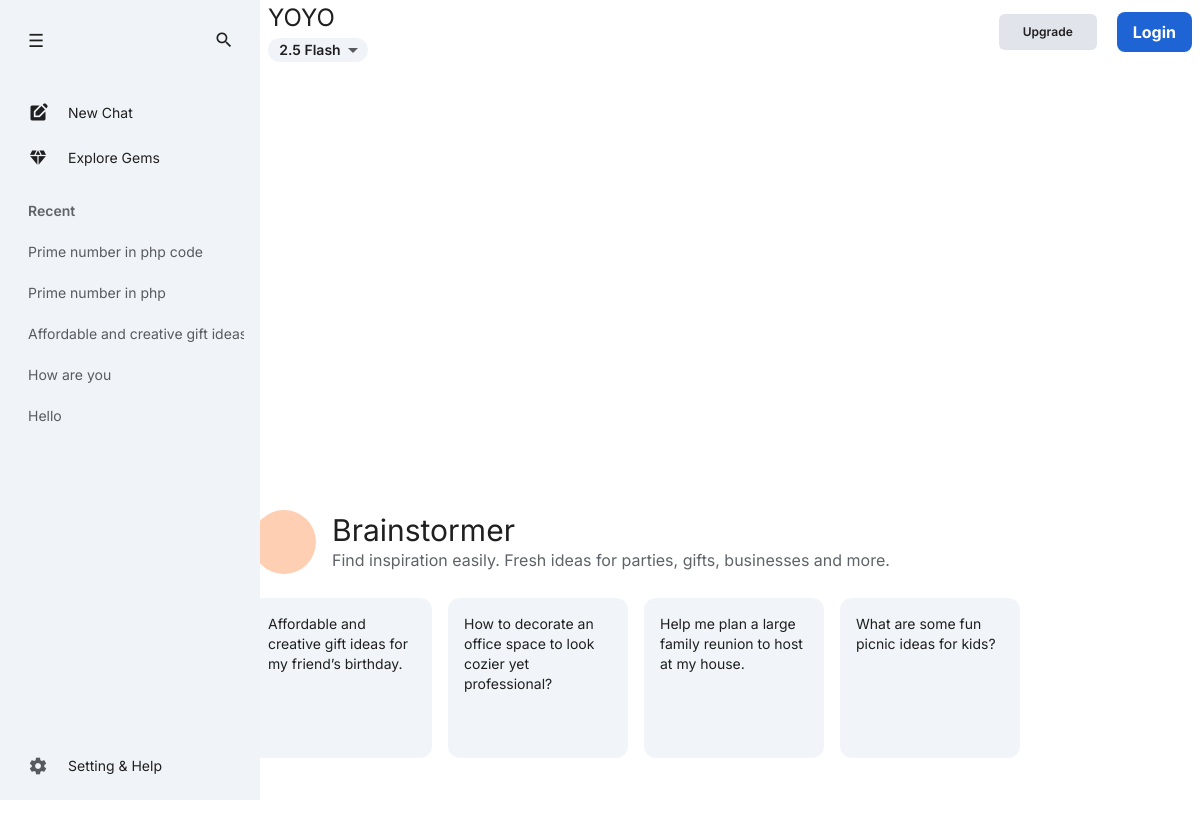
Page /Brainstormer/ (signed in) on the committed database.
### YOYO_APP/models.py (models this page shows, shortened)
class Chat(models.Model):
    user = models.ForeignKey(UserData, on_delete=models.CASCADE, related_name="chats")
    title = models.CharField(max_length=255)
    created_at = models.DateTimeField(auto_now_add=True)

### YOYO_APP/views.py (the view)
# urls.py: path('Brainstormer/',brain_yoyo,name='brain_yoyo'),
def brain_yoyo(request):
    if not request.session.get("user_id"):
        return redirect("login")
    user = get_object_or_404(UserData, id=request.session["user_id"])
    chats = Chat.objects.filter(user=user).order_by("-created_at")
    return render(request, "Brainstormer.html", {
        "user": user,
        "chats": chats,
    })

### YOYO_APP/templates/Brainstormer.html (shortened to what this page needs)
{% load static %}
<!DOCTYPE html>
<html lang="en">
<head>
    <link rel="stylesheet" href="https://cdnjs.cloudflare.com/ajax/libs/font-awesome/6.7.2/css/all.min.css"
 />
    <script src="https://cdn.tailwindcss.com"></script>
    <link rel="stylesheet" href="{% static "css/Yoyo.css" %}">
</head>
<body class="min-h-screen">
    <div class="w-[100%]">
        <div class="flex w-[100%] ">
            <div class="main-content" id="main-content">
                <div class="main-scroll-area">
                    <div class="main-inner">
                        <div class="main-inner-left">
                            <button id="openBtn">☰</button>
                        </div>
                        <div class="main-inner-right">
                            <a href="{% url "Search_yoyo" %}" class="flex items-center justify-center" id="search-icon"> <span
                                    class="material-icons">search</span> </a>
                        </div>
                    </div>
                    <div class="drawer" id="drawer">
                        <ul class="drawer-data ">
                            <li id="new-chat-button">
                                <a href="{% url "brain_yoyo" %}" class="items-center flex gap-5"> <span
                                        class="material-symbols-outlined">edit_square</span>
                                    <span>New Chat</span>
                                </a>
                            </li>
                            <li class="diamond">
                                <a href="{% url "Explore_Gem_yoyo" %}" class="w-[100%] items-center flex gap-5"> <span
                                        class="material-symbols-outlined">diamond </span>
                                    <span>Explore Gems</span>
                                </a>
                            </li>
                        </ul>
                        <div class="recent-section">
                            <h3>Recent</h3>
                            <ul id="recent-chats">
                                {% for chat in chats %}
                                    <li onclick="window.location.href='{% url 'chat_detail' chat.id %}'" style="cursor: pointer;">
                                        {{ chat.title }}
                                    </li>
                                {% empty %}
                                    <li>No recent chats</li>
                                {% endfor %}
                            </ul>
                        </div>
                    </div>
                </div>
                <div class="setting-help" id="setting-help">
                    <ul class="drawer-data">
                        <li class="dropdown-toggle " onclick="toggleDropdown()">
                            <a class="material-symbols-outlined">settings</a>
                            <span>Setting & Help</span>
                        </li>
                    </ul>
                </div>
            </div>
            <div class="z-10 gemini-header p-2 flex items-center justify-between">
                <div class="relative ">
                    <div class="pl-48px">
                        <h1 class="text-2xl " style="color: var(--text-main);">YOYO</h1>
                        <div class="relative">
                            <button id="model-toggle"
                                class="mt-1 rounded-full flex items-center justify-center w-[100px] h-6 font-medium text-sm "
                                style="background-color: var(--sidebar-bg); color: var(--sidebar-text);">
                                <span class="pl-2 font-semibold">2.5 Flash</span>
                                <svg xmlns="http://www.w3.org/2000/svg" height="24px" viewBox="0 0 24 24" width="24px"
                                    fill="currentColor">
                                    <path d="M0 0h24v24H0V0z" fill="none" />
                                    <path d="M7 10l5 5 5-5H7z" />
                                </svg>
                            </button>
                        </div>
                    </div>
                </div>
                <div class="flex space-x-2 items-center">
                    <a href="{% url "Upgrad_yoyo" %}"
                        class="h-9 block cursor-pointer rounded-md flex items-center justify-center text-xs font-semibold px-6 mr-3"
                        style="background-color: var(--sidebar-hover);">
                        Upgrade
                    </a>
                    <div id="account"></div>
                </div>
            </div>
        </div>
        <div class="gemini-data ">
            <div class="main-chat-area">
                <div class="chat-content-wrapper" style="background-color: var(--bg-main);">
                    <div class="p-10 min-h-screen flex items-center justify-center">
                        <div class="max-w-3xl mx-auto w-full">
                            <div class="flex flex-wrap sm:flex-nowrap items-start sm:items-center gap-4 mb-6">
                                <div class="w-16 h-16 rounded-full flex items-center justify-center shrink-0"
                                    style="background-color: var(--icon-bg);">
                                </div>
                                <div>
                                    <h1 class="text-3xl" style="color: var(--text-main);"> Brainstormer </h1>
                                    <p class="text-md" style="color: var(--text-muted);">
                                        Find inspiration easily. Fresh ideas for parties, gifts, businesses and
                                        more.
                                    </p>
                                </div>
                            </div>
                            <div class="hidden md:grid grid-cols-1 sm:grid-cols-2 md:grid-cols-4 gap-4">
                                <div class="h-[160px] p-4 rounded-xl cursor-pointer text-sm"
                                    style="background-color: var(--card-bg); color: var(--text-main);"
                                    onmouseover="this.style.backgroundColor='var(--card-hover-bg)'"
                                    onmouseout="this.style.backgroundColor='var(--card-bg)'"
                                    onclick="handleGuidline( 'Affordable and creative gift ideas for my friend’s birthday. ')"
                                    >
                                    Affordable and creative gift ideas for my friend’s birthday.
                                </div>
                                <div class="h-[160px] p-4 rounded-xl cursor-pointer text-sm"
                                    style="background-color: var(--card-bg); color: var(--text-main);"
                                    onmouseover="this.style.backgroundColor='var(--card-hover-bg)'"
                                    onmouseout="this.style.backgroundColor='var(--card-bg)'"
                                    onclick="handleGuidline( 'How to decorate an office space to look cozier yet professional?')"
                                    >
                                    How to decorate an office space to look cozier yet professional?
                                </div>
                                <div class="h-[160px] p-4 rounded-xl cursor-pointer text-sm"
                                    style="background-color: var(--card-bg); color: var(--text-main);"
                                    onmouseover="this.style.backgroundColor='var(--card-hover-bg)'"
                                    onmouseout="this.style.backgroundColor='var(--card-bg)'"
                                    onclick="handleGuidline( ' Help me plan a large family reunion to host at my house. ')"
                                    >
                                    Help me plan a large family reunion to host at my house.
                                </div>
                                <div class="h-[160px] p-4 rounded-xl cursor-pointer text-sm"
                                    style="background-color: var(--card-bg); color: var(--text-main);"
                                    onmouseover="this.style.backgroundColor='var(--card-hover-bg)'"
                                    onmouseout="this.style.backgroundColor='var(--card-bg)'"
                                    onclick="handleGuidline( 'What are some fun picnic ideas for kids? ')"
                                    >
                                    What are some fun picnic ideas for kids?
                                </div>
                            </div>
                        </div>
                    </div>
                </div>
            </div>
        </div>
    </div>
</body>
</html>

### static/css/Yoyo.css (style rules this page uses)
:root { --bg-main: #FFFFFF; --bg-hover: #E2E7EB; --text-main: #1F1F1F; --text-muted: #5F6368; --scroll-track: #F0F4F9; --scroll-thumb: #D5D9DC; --scroll-thumb-hover: #ADB3B8; --tooltip-bg: #5F6368; --tooltip-text: #FFFFFF; --border-color: #DADCE0; --sidebar-bg: #f0f4f9; --sidebar-text: #575b5f; --sidebar-hover: #e1e4ea; --dropdown-bg: #f0f4f9; --dropdown2-bg: #F0F4F9; --dropdown-border: #DADCE0; --dropdown-text: #1F1F1F; --dropdown-hover: #dfe3e7; --input-bg: #FFFFFF; --input-border-focus: #4285F4; --user-bubble-bg: #E8F0FE; --user-bubble-text: #1F1F1F; --gemini-bubble-bg: transparent; --gemini-bubble-text: #1F1F1F; --accent-blue: #0d46a2; --accent-green: #34A853; --form-theme: #F0F4F9; --examples-btn-hover: #DBE6F9; --add-btn: #1E64D4; --add-btn-text: #fff; --add-diseble-btn: #E3E3E3; --add-diseble-btn-text: #9c9c9c; --textarea-text: #1f1f1f; --model-hover: #dfe3e7; --box-Shadow: rgb(60, 64, 67); --active-focus-bg: #D3E3FD; --gems-bg-hover: #E9EEF6; --account-hover: #dce1e8; --bg-previewSectionChat: #FFFFFF; }
body { background-color: var(--bg-main); color: var(--text-main); }
.main-content { background-color: var(--sidebar-bg); color: var(--sidebar-text); }
.drawer-data li { color: var(--sidebar-text); }
.gemini-header { background-color: var(--bg-main); border-bottom-color: var(--border-color); }
#model-toggle, #model-dropdown, #profile-dropdown { background-color: var(--sidebar-bg); color: var(--sidebar-text); }
.material-icons, .material-symbols-outlined, #openBtn svg, #search-icon svg, #model-toggle svg, #plus-button svg, #send-button svg, #profile-dropdown svg { fill: currentColor; }
body { font-family: 'Inter', sans-serif; min-height: 100vh; margin: 0; display: flex; overflow-x: hidden; }
ul { list-style: none; padding: 0; margin: 0; min-width: 40px; }
a { text-decoration: none; }
.material-icons, .material-symbols-outlined { font-family: 'Material Icons'; font-weight: normal; font-style: normal; font-size: 20px; line-height: 1; letter-spacing: normal; text-transform: none; display: inline-block; white-space: nowrap; direction: ltr; -webkit-font-feature-settings: 'liga'; -webkit-font-smoothing: antialiased; }
.material-symbols-outlined { display: block !important; }
.main-content { height: 100vh; padding: 20px 16px 0; transition: width 0.3s ease-out, transform 0.3s ease-out; display: flex; position: fixed; left: 0; top: 0; flex-direction: column; flex-shrink: 0; z-index: 100; }
.gemini-data { flex-grow: 1; margin-left: 72px; transition: margin-left 0.3s ease-out; width: calc(100% - 72px); }
.gemini-header { position: fixed; top: 0; right: 0; justify-content: space-between; }
.main-scroll-area { flex: 1; overflow-y: auto; overflow-x: hidden; }
.main-inner { display: flex; align-items: center; justify-content: space-between; }
.main-inner-left, .main-inner-right { width: 40px; height: 40px; display: flex; align-items: center; justify-content: center; position: relative; }
#openBtn, #search-icon { width: 100%; height: 100%; font-size: 18px; background: none; border: none; color: var(--text-main); cursor: pointer; border-radius: 50%; padding: 0; }
.drawer { padding-top: 30px; }
.drawer-data li { padding: 12px; border-radius: 5px; display: flex; align-items: center; gap: 20px; font-size: 14px; color: var(--sidebar-text); cursor: pointer; position: relative; white-space: nowrap; }
.setting-help { padding: 12px 0; }
.setting-help .drawer-data { position: relative; }
.gemini-data { display: flex; flex-direction: column; flex-grow: 1; position: relative; margin-left: 72px; width: calc(100% - 72px); overflow: hidden; }
.gemini-header { z-index: 10; height: 64px; flex-shrink: 0; }
.main-chat-area { flex-grow: 1; display: flex; justify-content: center; align-items: flex-end; overflow: hidden; padding-bottom: 12px; padding-top: 70px; }
.chat-content-wrapper { width: 100%; display: flex; flex-direction: column; height: 100%; background-color: var(--bg-main); border-radius: 0; overflow: hidden; }
.recent-section { padding-top: 20px; padding-bottom: 10px; margin-top: 0; display: none; }
.recent-section h3 { font-size: 14px; font-weight: 600; color: var(--text-muted); padding-left: 12px; margin-bottom: 10px; white-space: nowrap; }
.recent-section li { padding: 10px 12px; border-radius: 5px; display: flex; align-items: center; gap: 15px; cursor: pointer; white-space: nowrap; text-overflow: ellipsis; font-size: 14px; }
.main-chat-area { width: 100%; max-width: 100%; margin: 0 auto; }
.hidden { display: none; }

### rows in the picture
Chat: title "Prime number in php code"
Chat: title "Prime number in php"
Chat: title "Affordable and creative gift…"
Chat: title "How are you"
Chat: title "Hello"
